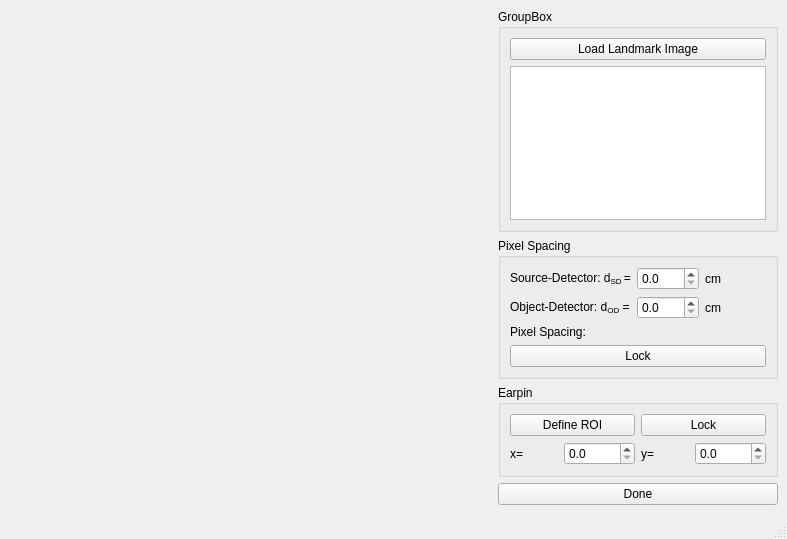
<?xml version="1.0" encoding="UTF-8"?>
<ui version="4.0">
 <class>Landmark</class>
 <widget class="QMainWindow" name="Landmark">
  <property name="geometry">
   <rect>
    <x>0</x>
    <y>0</y>
    <width>787</width>
    <height>539</height>
   </rect>
  </property>
  <property name="windowTitle">
   <string>Landmark Definition</string>
  </property>
  <widget class="QWidget" name="centralwidget">
   <layout class="QGridLayout" name="gridLayout_2">
    <item row="0" column="0" rowspan="2">
     <widget class="matplotlibWidget" name="Display_Landmarks" native="true">
      <property name="sizePolicy">
       <sizepolicy hsizetype="MinimumExpanding" vsizetype="Preferred">
        <horstretch>0</horstretch>
        <verstretch>0</verstretch>
       </sizepolicy>
      </property>
     </widget>
    </item>
    <item row="0" column="1">
     <widget class="QGroupBox" name="groupBox_2">
      <property name="sizePolicy">
       <sizepolicy hsizetype="Maximum" vsizetype="Preferred">
        <horstretch>0</horstretch>
        <verstretch>0</verstretch>
       </sizepolicy>
      </property>
      <property name="title">
       <string>GroupBox</string>
      </property>
      <layout class="QGridLayout" name="gridLayout">
       <item row="0" column="0">
        <widget class="QPushButton" name="Button_LoadLandmark">
         <property name="text">
          <string>Load Landmark Image</string>
         </property>
        </widget>
       </item>
       <item row="1" column="0">
        <widget class="QTextBrowser" name="Text_Filename"/>
       </item>
      </layout>
     </widget>
    </item>
    <item row="1" column="1">
     <layout class="QVBoxLayout" name="verticalLayout">
      <item>
       <widget class="QGroupBox" name="groupBox_autodetect">
        <property name="minimumSize">
         <size>
          <width>215</width>
          <height>0</height>
         </size>
        </property>
        <property name="title">
         <string>Pixel Spacing</string>
        </property>
        <layout class="QGridLayout" name="gridLayout_4">
         <item row="0" column="0">
          <widget class="QLabel" name="label_4">
           <property name="text">
            <string>&lt;html&gt;&lt;head/&gt;&lt;body&gt;&lt;p&gt;Source-Detector: d&lt;span style=&quot; vertical-align:sub;&quot;&gt;SD &lt;/span&gt;=&lt;/p&gt;&lt;/body&gt;&lt;/html&gt;</string>
           </property>
          </widget>
         </item>
         <item row="0" column="1">
          <widget class="QDoubleSpinBox" name="d_SourceDetector">
           <property name="decimals">
            <number>1</number>
           </property>
           <property name="maximum">
            <double>400.000000000000000</double>
           </property>
          </widget>
         </item>
         <item row="0" column="2">
          <widget class="QLabel" name="label_6">
           <property name="text">
            <string>cm</string>
           </property>
          </widget>
         </item>
         <item row="1" column="0">
          <widget class="QLabel" name="label_5">
           <property name="text">
            <string>&lt;html&gt;&lt;head/&gt;&lt;body&gt;&lt;p&gt;Object-Detector: d&lt;span style=&quot; vertical-align:sub;&quot;&gt;OD&lt;/span&gt; =&lt;/p&gt;&lt;/body&gt;&lt;/html&gt;</string>
           </property>
          </widget>
         </item>
         <item row="1" column="1">
          <widget class="QDoubleSpinBox" name="d_ObjectDetector">
           <property name="decimals">
            <number>1</number>
           </property>
           <property name="maximum">
            <double>400.000000000000000</double>
           </property>
          </widget>
         </item>
         <item row="1" column="2">
          <widget class="QLabel" name="label_7">
           <property name="text">
            <string>cm</string>
           </property>
          </widget>
         </item>
         <item row="2" column="0" colspan="3">
          <widget class="QLabel" name="LabelPixSpace">
           <property name="text">
            <string>Pixel Spacing:</string>
           </property>
          </widget>
         </item>
         <item row="3" column="0" colspan="3">
          <widget class="QPushButton" name="Button_accptPxSpace">
           <property name="text">
            <string>Lock</string>
           </property>
          </widget>
         </item>
        </layout>
       </widget>
      </item>
      <item>
       <widget class="QGroupBox" name="groupBox">
        <property name="title">
         <string>Earpin</string>
        </property>
        <layout class="QGridLayout" name="gridLayout_3">
         <item row="0" column="0" colspan="2">
          <widget class="QPushButton" name="Button_defineROI">
           <property name="enabled">
            <bool>true</bool>
           </property>
           <property name="text">
            <string>Define ROI</string>
           </property>
           <property name="checkable">
            <bool>true</bool>
           </property>
           <property name="checked">
            <bool>false</bool>
           </property>
           <property name="flat">
            <bool>false</bool>
           </property>
          </widget>
         </item>
         <item row="0" column="2" colspan="2">
          <widget class="QPushButton" name="Button_lockEarpin">
           <property name="enabled">
            <bool>true</bool>
           </property>
           <property name="text">
            <string>Lock</string>
           </property>
          </widget>
         </item>
         <item row="1" column="0">
          <widget class="QLabel" name="label_9">
           <property name="text">
            <string>x=</string>
           </property>
          </widget>
         </item>
         <item row="1" column="1">
          <widget class="QDoubleSpinBox" name="TxtEarpinX">
           <property name="decimals">
            <number>1</number>
           </property>
           <property name="maximum">
            <double>10000.000000000000000</double>
           </property>
           <property name="singleStep">
            <double>0.100000000000000</double>
           </property>
          </widget>
         </item>
         <item row="1" column="2">
          <widget class="QLabel" name="label_10">
           <property name="text">
            <string>y=</string>
           </property>
          </widget>
         </item>
         <item row="1" column="3">
          <widget class="QDoubleSpinBox" name="TxtEarpinY">
           <property name="decimals">
            <number>1</number>
           </property>
           <property name="maximum">
            <double>10000.000000000000000</double>
           </property>
           <property name="singleStep">
            <double>0.100000000000000</double>
           </property>
          </widget>
         </item>
        </layout>
       </widget>
      </item>
      <item>
       <widget class="QPushButton" name="Button_Done">
        <property name="text">
         <string>Done</string>
        </property>
       </widget>
      </item>
      <item>
       <spacer name="verticalSpacer">
        <property name="orientation">
         <enum>Qt::Vertical</enum>
        </property>
        <property name="sizeHint" stdset="0">
         <size>
          <width>20</width>
          <height>40</height>
         </size>
        </property>
       </spacer>
      </item>
     </layout>
    </item>
   </layout>
  </widget>
  <widget class="QMenuBar" name="menubar">
   <property name="geometry">
    <rect>
     <x>0</x>
     <y>0</y>
     <width>787</width>
     <height>26</height>
    </rect>
   </property>
  </widget>
  <widget class="QStatusBar" name="statusbar"/>
 </widget>
 <customwidgets>
  <customwidget>
   <class>matplotlibWidget</class>
   <extends>QWidget</extends>
   <header>matplotlibwidgetFile</header>
   <container>1</container>
  </customwidget>
 </customwidgets>
 <resources/>
 <connections/>
</ui>
